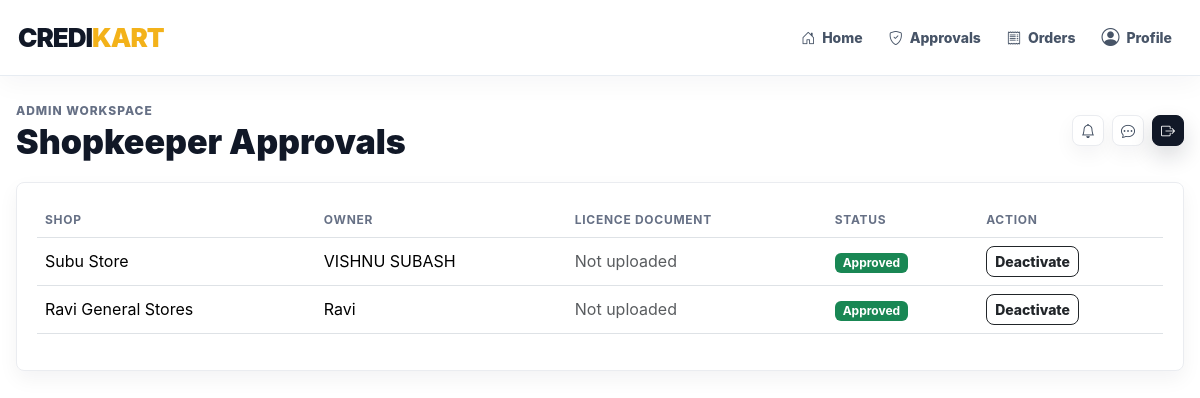
/accounts/shopkeepers/ (signed in), run on the app's committed database.
### accounts/models.py (models this page shows, shortened)
class User(AbstractUser):
    ADMIN = 'admin'
    SHOPKEEPER = 'shopkeeper'
    CUSTOMER = 'customer'
    ROLE_CHOICES = (
        (ADMIN, 'Admin'),
        (SHOPKEEPER, 'Shopkeeper'),
        (CUSTOMER, 'Customer'),
    )
    role = models.CharField(max_length=20, choices=ROLE_CHOICES, default=CUSTOMER)
    phone = models.CharField(max_length=20, blank=True)
    address = models.TextField(blank=True)
    is_approved = models.BooleanField(default=True)
    created_at = models.DateTimeField(auto_now_add=True)
    @property
    def is_platform_admin(self):
        return self.is_superuser or self.role == self.ADMIN
    @property
    def is_shopkeeper(self):
        return self.role == self.SHOPKEEPER
    @property
    def is_customer(self):
        return self.role == self.CUSTOMER

class Shopkeeper(models.Model):
    user = models.OneToOneField(User, on_delete=models.CASCADE, related_name='shopkeeper_profile')
    shop_name = models.CharField(max_length=120)
    business_registration = models.CharField(max_length=80, blank=True)
    licence_document = models.FileField(upload_to='shopkeeper_licences/', blank=True, null=True)
    credit_limit = models.DecimalField(max_digits=12, decimal_places=2, default=0)
    city = models.CharField(max_length=80, blank=True)
    is_active = models.BooleanField(default=True)
    created_at = models.DateTimeField(auto_now_add=True)

### accounts/views.py (the view)
# urls.py: path('shopkeepers/', views.shopkeeper_approvals, name='shopkeeper_approvals'),
@login_required
@role_required(User.ADMIN)
def shopkeeper_approvals(request):
    shopkeepers = Shopkeeper.objects.select_related('user').order_by('-created_at')
    return render(request, 'accounts/shopkeeper_approvals.html', {'shopkeepers': shopkeepers})

### templates/accounts/shopkeeper_approvals.html
{% extends 'base.html' %}
{% block page_title %}Shopkeeper Approvals{% endblock %}
{% block content %}
<section class="panel table-responsive">
  <table class="table align-middle">
    <thead><tr><th>Shop</th><th>Owner</th><th>Licence Document</th><th>Status</th><th>Action</th></tr></thead>
    <tbody>
    {% for shop in shopkeepers %}
      <tr>
        <td>{{ shop.shop_name }}</td><td>{{ shop.user.get_full_name|default:shop.user.username }}</td>
        <td>
          {% if shop.licence_document %}
            <a class="btn btn-sm btn-soft" href="{{ shop.licence_document.url }}" target="_blank" rel="noopener"><i class="bi bi-file-earmark-text"></i> View document</a>
          {% else %}
            <span class="text-muted">Not uploaded</span>
          {% endif %}
        </td>
        <td><span class="badge text-bg-{% if shop.user.is_approved %}success{% else %}warning{% endif %}">{% if shop.user.is_approved %}Approved{% else %}Pending{% endif %}</span></td>
        <td>
          <form method="post" action="{% url 'accounts:toggle_shopkeeper' shop.pk %}" class="d-inline">{% csrf_token %}
            <button name="action" value="{% if shop.user.is_approved %}deactivate{% else %}approve{% endif %}" class="btn btn-sm btn-outline-dark">{% if shop.user.is_approved %}Deactivate{% else %}Approve{% endif %}</button>
          </form>
        </td>
      </tr>
    {% empty %}<tr><td colspan="5">No shopkeepers yet.</td></tr>{% endfor %}
    </tbody>
  </table>
</section>
{% endblock %}

### templates/base.html (shortened to what this page needs)
{% load static %}
<!doctype html>
<html lang="en">
<head>
  <link href="https://cdn.jsdelivr.net/npm/bootstrap@5.3.3/dist/css/bootstrap.min.css" rel="stylesheet">
  <link href="https://cdn.jsdelivr.net/npm/bootstrap-icons@1.11.3/font/bootstrap-icons.css" rel="stylesheet">
  <link href="{% static 'css/app.css' %}" rel="stylesheet">
</head>
<body class="{% if user.is_authenticated %}app-body{% else %}auth-body{% endif %}">
{% if user.is_authenticated %}
<div class="app-shell">
  <header class="site-navbar">
    <a class="brand" href="{% url 'dashboard:home' %}">CREDI<span>KART</span></a>
    <nav class="primary-nav" aria-label="Primary navigation">
      <a class="nav-link" href="{% url 'dashboard:home' %}"><i class="bi bi-house-door"></i>Home</a>
      {% if user.is_platform_admin %}
        <a class="nav-link" href="{% url 'accounts:shopkeeper_approvals' %}"><i class="bi bi-shield-check"></i>Approvals</a>
      {% endif %}
      <a class="nav-link" href="{% url 'orders:list' %}"><i class="bi bi-receipt"></i>Orders</a>
      <a class="nav-link nav-icon-link" href="{% url 'accounts:profile' %}"><i class="bi bi-person-circle"></i>Profile</a>
    </nav>
  </header>
  <main class="content">
    <header class="topbar app-container">
      <div>
        <p class="eyebrow mb-1">{{ user.get_role_display|default:'Admin' }} Workspace</p>
        <h1>{% block page_title %}Dashboard{% endblock %}</h1>
      </div>
      <div class="d-flex align-items-center gap-2">
        <a class="btn btn-soft btn-sm" href="{% url 'notifications:list' %}"><i class="bi bi-bell"></i></a>
        <a class="btn btn-soft btn-sm" href="{% url 'chat_system:inbox' %}"><i class="bi bi-chat-dots"></i></a>
        <form method="post" action="{% url 'accounts:logout' %}">{% csrf_token %}
          <button class="btn btn-dark btn-sm"><i class="bi bi-box-arrow-right"></i></button>
        </form>
      </div>
    </header>
    <div class="app-container page-transition">
      {% block content %}{% endblock %}
    </div>
  </main>
</div>
{% else %}
  {% block auth_content %}{% endblock %}
{% endif %}
</body>
</html>

### static/css/app.css (style rules this page uses)
:root { --ink: #111827; --muted: #667085; --line: #eaecf0; --panel: #ffffff; --canvas: #ffffff; --blue: #111827; --blue-strong: #030712; --blue-soft: #f3f4f6; --green: #10a310; --green-strong: #0b7f10; --green-soft: #ecfdf3; --gold: #f3b21a; --gold-soft: #fff7df; --rose-soft: #fff0f1; --shadow-sm: 0 8px 20px rgba(17, 24, 39, .05); --shadow-md: 0 20px 48px rgba(17, 24, 39, .08); --radius: 8px; }
* { box-sizing: border-box; }
html { scroll-behavior: smooth; }
body { margin: 0; color: var(--ink); background: var(--canvas); font-family: Inter, Manrope, Poppins, system-ui, -apple-system, BlinkMacSystemFont, "Segoe UI", sans-serif; letter-spacing: 0; }
a { color: inherit; text-decoration: none; }
.app-body { background: #fff; }
.app-shell { min-height: 100vh; }
.app-container { width: min(1180px, calc(100% - 32px)); margin: 0 auto; }
.site-navbar { position: sticky; top: 0; z-index: 50; display: flex; align-items: center; justify-content: space-between; gap: 22px; min-height: 76px; padding: 14px max(18px, calc((100vw - 1180px) / 2)); background: rgba(255, 255, 255, .94); border-bottom: 1px solid rgba(226, 232, 240, .82); box-shadow: 0 8px 26px rgba(15, 23, 42, .04); backdrop-filter: blur(18px); }
.brand { display: inline-flex; align-items: center; gap: 0; color: var(--blue); font-size: 26px; font-weight: 900; letter-spacing: -1px; white-space: nowrap; }
.brand span { color: var(--gold); }
.primary-nav { display: flex; align-items: center; justify-content: flex-end; gap: 6px; flex-wrap: wrap; }
.primary-nav .nav-link { position: relative; display: inline-flex; align-items: center; gap: 7px; min-height: 40px; padding: 9px 10px; border-radius: var(--radius); color: #475467; font-size: 14px; font-weight: 760; transition: color .2s ease, background .2s ease, transform .2s ease; }
.primary-nav .nav-link::after { content: ""; position: absolute; left: 10px; right: 10px; bottom: 4px; height: 2px; border-radius: 99px; background: var(--gold); transform: scaleX(0); transform-origin: left; transition: transform .2s ease; }
.nav-icon-link i { font-size: 18px; }
.content { padding: 26px 0 44px; min-width: 0; }
.topbar { display: flex; justify-content: space-between; align-items: center; gap: 16px; margin-bottom: 22px; }
.topbar h1 { font-size: clamp(24px, 3vw, 34px); line-height: 1.05; margin: 0; font-weight: 860; }
.eyebrow { color: var(--muted); font-size: 12px; text-transform: uppercase; font-weight: 850; letter-spacing: .08em; }
.btn { border-radius: var(--radius); font-weight: 760; transition: transform .2s ease, box-shadow .2s ease, background .2s ease, border-color .2s ease; }
.btn-dark { border-color: var(--ink); background: var(--ink); box-shadow: 0 10px 22px rgba(17, 24, 39, .16); }
.btn-soft { background: #fff; border: 1px solid var(--line); color: #334155; box-shadow: var(--shadow-sm); }
.panel, .item-card { background: #fff; border: 1px solid var(--line); border-radius: var(--radius); padding: 20px; box-shadow: var(--shadow-sm); }
.table { --bs-table-bg: transparent; }
.table th { color: var(--muted); font-size: 12px; text-transform: uppercase; letter-spacing: .06em; }
.page-transition { animation: pageIn .42s ease both; }

### data on the page
User: role "ADMIN"
Shopkeeper: shop_name "Subu Store", user.get_full_name "VISHNU SUBASH", shows "Not uploaded", shows "Approved", shows "Deactivate"
Shopkeeper: shop_name "Ravi General Stores", user.get_full_name "Ravi", shows "Not uploaded", shows "Approved", shows "Deactivate"
